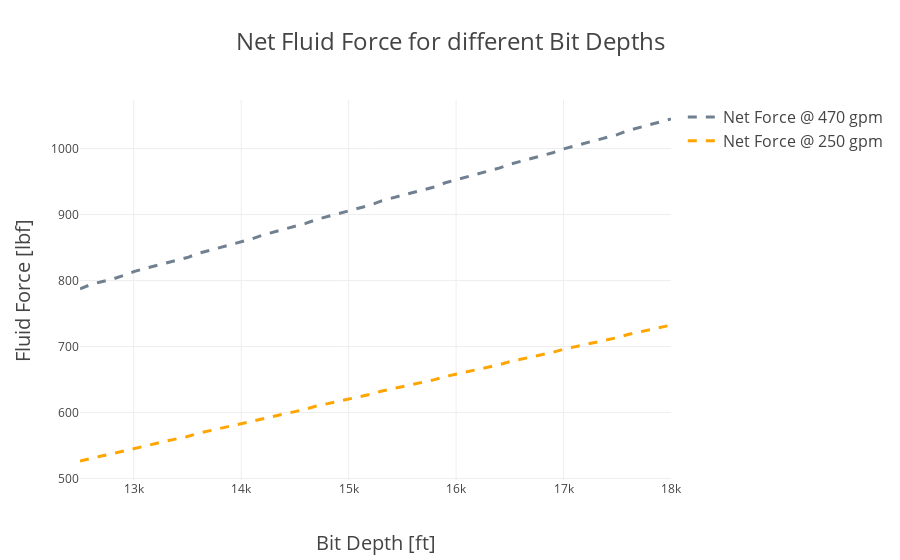

Here is the notebook cell this chart was saved with:
### Code cell
fig2 = go.Figure()

fig2.add_trace(go.Scatter(x=total_lengths, y=flu_470_total, name='Net Force @ 470 gpm', line=dict(color='slategrey', width=3, dash='dash')))
fig2.add_trace(go.Scatter(x=total_lengths, y=flu_250_total, name='Net Force @ 250 gpm', line=dict(color='orange', width=3, dash='dash')))

# Update the layout
fig2.update_layout(
    template= "none",
    title='Net Fluid Force for different Bit Depths',
    title_font_size=24,
    xaxis=dict(
        title='Bit Depth [ft]',
        titlefont_size=20
    ),
    yaxis=dict(
        title='Fluid Force [lbf]',
        titlefont_size=20
    ),
    legend=dict(
        traceorder='normal',
        font=dict(
            size=16,
        )
    ),
    autosize=True,
)

fig2.show()

### Figure 1 — Plotly figure (JSON) as saved in the notebook; plotly's stock layout.template omitted (floating-point values rounded to 4 significant figures)
{"data": [{"line": {"color": "slategrey", "dash": "dash", "width": 3}, "name": "Net Force @ 470 gpm", "type": "scatter", "x": [12500, 12600, 12700, 12800, 12900, 13000, 13100, 13200, 13300, 13400, 13500, 13600, 13700, 13800, 13900, 14000, 14100, 14200, 14300, 14400, 14500, 14600, 14700, 14800, 14900, 15000, 15100, 15200, 15300, 15400, 15500, 15600, 15700, 15800, 15900, 16000, 16100, 16200, 16300, 16400, 16500, 16600, 16700, 16800, 16900, 17000, 17100, 17200, 17300, 17400, 17500, 17600, 17700, 17800, 17900, 18000], "y": [787.5, 793.9, 798.2, 801.9, 807.4, 813.4, 818.1, 822.4, 826.3, 830.6, 834.9, 841.0, 845.5, 850.0, 854.3, 858.7, 863.2, 868.9, 873.2, 877.6, 881.8, 886.6, 892.5, 897.1, 901.2, 905.6, 910.0, 914.3, 920.4, 924.8, 929.5, 933.5, 937.8, 941.9, 948.2, 952.6, 957.1, 961.6, 965.9, 970.3, 976.2, 980.5, 984.8, 989.2, 993.7, 999.5, 1004.0, 1008.0, 1013.0, 1017.0, 1021.0, 1027.0, 1032.0, 1036.0, 1040.0, 1045.0]}, {"line": {"color": "orange", "dash": "dash", "width": 3}, "name": "Net Force @ 250 gpm", "type": "scatter", "x": [12500, 12600, 12700, 12800, 12900, 13000, 13100, 13200, 13300, 13400, 13500, 13600, 13700, 13800, 13900, 14000, 14100, 14200, 14300, 14400, 14500, 14600, 14700, 14800, 14900, 15000, 15100, 15200, 15300, 15400, 15500, 15600, 15700, 15800, 15900, 16000, 16100, 16200, 16300, 16400, 16500, 16600, 16700, 16800, 16900, 17000, 17100, 17200, 17300, 17400, 17500, 17600, 17700, 17800, 17900, 18000], "y": [526.5, 530.6, 534.1, 537.5, 541.3, 546.1, 549.7, 553.2, 556.6, 560.1, 563.6, 568.4, 572.0, 575.6, 579.1, 582.6, 586.2, 590.9, 594.4, 597.9, 601.4, 605.0, 609.8, 613.4, 616.8, 620.4, 623.9, 627.4, 632.2, 635.8, 639.4, 642.8, 646.3, 649.7, 654.6, 658.2, 661.7, 665.3, 668.8, 672.3, 677.1, 680.6, 684.1, 687.6, 691.2, 695.9, 699.4, 703.0, 706.5, 710.0, 713.5, 718.3, 721.9, 725.5, 728.9, 732.4]}], "layout": {"autosize": true, "legend": {"font": {"size": 16}, "traceorder": "normal"}, "title": {"font": {"size": 24}, "text": "Net Fluid Force for different Bit Depths"}, "xaxis": {"title": {"font": {"size": 20}, "text": "Bit Depth [ft]"}}, "yaxis": {"title": {"font": {"size": 20}, "text": "Fluid Force [lbf]"}}}}
